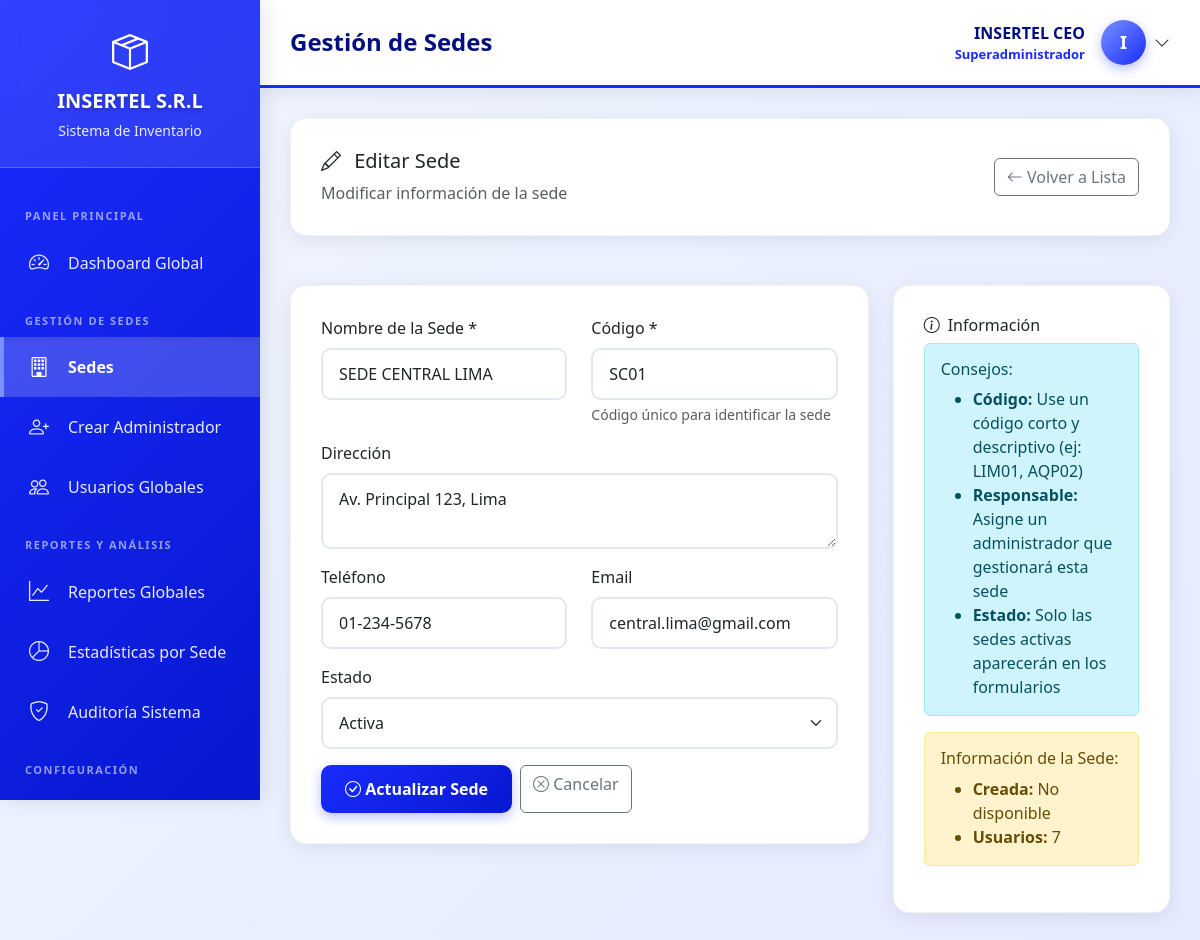
/views/superadmin/sedes.php?accion=editar&id=1 (signed in), run on the app's committed database.
### tables this page shows
CREATE TABLE `configuracion_sistema` (
  `id` int(11) NOT NULL,
  `clave` varchar(100) NOT NULL,
  `valor` text DEFAULT NULL,
  `descripcion` varchar(255) DEFAULT NULL,
  `tipo` enum('texto','numero','boolean','json') DEFAULT 'texto',
  `categoria` varchar(50) DEFAULT 'general',
  `updated_at` timestamp NOT NULL DEFAULT current_timestamp() ON UPDATE current_timestamp()
);

CREATE TABLE `usuarios` (
  `id` int(11) NOT NULL,
  `username` varchar(50) NOT NULL,
  `password` varchar(255) NOT NULL,
  `nombre_completo` varchar(150) NOT NULL,
  `email` varchar(100) DEFAULT NULL,
  `telefono` varchar(20) DEFAULT NULL,
  `imagen_perfil` varchar(255) DEFAULT NULL,
  `rol_id` int(11) NOT NULL,
  `sede_id` int(11) DEFAULT NULL,
  `estado` enum('activo','inactivo') DEFAULT 'activo',
  `ultimo_acceso` datetime DEFAULT NULL,
  `created_at` timestamp NOT NULL DEFAULT current_timestamp(),
  `updated_at` timestamp NOT NULL DEFAULT current_timestamp() ON UPDATE current_timestamp()
);

CREATE TABLE `sedes` (
  `id` int(11) NOT NULL,
  `nombre` varchar(100) NOT NULL,
  `codigo` varchar(20) DEFAULT NULL,
  `direccion` varchar(255) DEFAULT NULL,
  `telefono` varchar(20) DEFAULT NULL,
  `email` varchar(100) DEFAULT NULL,
  `responsable_id` int(11) DEFAULT NULL,
  `estado` enum('activa','inactiva') DEFAULT 'activa',
  `created_at` timestamp NOT NULL DEFAULT current_timestamp(),
  `updated_at` timestamp NOT NULL DEFAULT current_timestamp() ON UPDATE current_timestamp()
);

### views/superadmin/sedes.php (the view, shortened to what the rows shown need)
<?php
require_once '../../config/functions.php';
require_once '../../models/Sede.php';
$database = new Database();
$db = $database->getConnection();
$sedeModel = new Sede($db);
$userModel = new User($db);
$accion = $_GET['accion'] ?? 'listar';
$sede_id = $_GET['id'] ?? null;
$sedes = [];
$sede_actual = null;
if ($accion === 'listar' || $accion === 'crear') {
    $sedes = $sedeModel->obtenerTodas();
    $administradores = $userModel->obtenerAdministradoresDisponibles();
} elseif ($accion === 'editar' && $sede_id) {
    $sede_actual = $sedeModel->obtenerPorId($sede_id);
}
include '../layouts/header.php';
?>
<?php if ($accion === 'listar'): ?>
    <div class="row mb-4">
        <div class="col-12">
            <div class="content-card">
                <div class="d-flex justify-content-between align-items-center">
                    <div>
                        <h5><i class="bi bi-building me-2"></i>Gestión de Sedes</h5>
                        <p class="text-muted mb-0">Administrar todas las sedes del sistema</p>
                    </div>
                    <div class="d-flex gap-2">
                        <a href="?accion=crear" class="btn btn-primary">
                            <i class="bi bi-plus-circle"></i> Nueva Sede
                        </a>
                        <a href="dashboard.php" class="btn btn-outline-secondary">
                            <i class="bi bi-arrow-left"></i> Volver
                        </a>
                    </div>
                </div>
            </div>
        </div>
    </div>
    <div class="row">
        <div class="col-12">
            <div class="content-card">
                <div class="table-responsive">
                    <table class="table table-hover">
                        <thead>
                            <tr>
                                <th>Sede</th>
                                <th>Código</th>
                                <th>Responsable</th>
                                <th>Contacto</th>
                                <th>Usuarios</th>
                                <th>Estado</th>
                                <th>Acciones</th>
                            </tr>
                        </thead>
                        <tbody>
                            <?php foreach ($sedes as $sede): ?>
                                <tr>
                                    <td>
                                        <div>
                                            <strong><?php echo $sede['nombre']; ?></strong>
                                            <?php if ($sede['direccion']): ?>
                                                <br><small class="text-muted"><?php echo $sede['direccion']; ?></small>
                                            <?php endif; ?>
                                        </div>
                                    </td>
                                    <td><code><?php echo $sede['codigo']; ?></code></td>
                                    <td>
                                        <?php if ($sede['responsable_nombre']): ?>
                                            <div>
                                                <strong><?php echo $sede['responsable_nombre']; ?></strong>
                                                <br><small class="text-muted">Administrador</small>
                                            </div>
                                        <?php else: ?>
                                            <span class="text-muted">Sin asignar</span>
                                        <?php endif; ?>
                                    </td>
                                    <td>
                                        <?php if ($sede['telefono'] || $sede['email']): ?>
                                            <?php if ($sede['telefono']): ?>
                                                <div><i class="bi bi-telephone me-1"></i><?php echo $sede['telefono']; ?></div>
                                            <?php endif; ?>
                                            <?php if ($sede['email']): ?>
                                                <div><i class="bi bi-envelope me-1"></i><?php echo $sede['email']; ?></div>
                                            <?php endif; ?>
                                        <?php else: ?>
                                            <span class="text-muted">No disponible</span>
                                        <?php endif; ?>
                                    </td>
                                    <td>
                                        <span class="badge bg-primary"><?php echo $sede['total_usuarios']; ?></span>
                                    </td>
                                    <td>
                                        <span class="badge <?php echo $sede['estado'] === 'activa' ? 'bg-success' : 'bg-secondary'; ?>">
                                            <?php echo ucfirst($sede['estado']); ?>
                                        </span>
                                    </td>
                                    <td>
                                        <div class="btn-group btn-group-sm">
                                            <a href="sede_detalle.php?id=<?php echo $sede['id']; ?>"
                                                class="btn btn-outline-info" title="Ver Detalle">
                                                <i class="bi bi-eye"></i>
                                            </a>
                                            <button type="button" class="btn btn-outline-primary" onclick="abrirModalAsignar(<?php echo $sede['id']; ?>, '<?php echo htmlspecialchars($sede['nombre'], ENT_QUOTES); ?>', <?php echo $sede['responsable_id'] ?? 'null'; ?>)" title="Asignar Administrador"><i class="bi bi-person-check"></i></button>
                                            <a href="?accion=editar&id=<?php echo $sede['id']; ?>"
                                                class="btn btn-outline-warning" title="Editar">
                                                <i class="bi bi-pencil"></i>
                                            </a>
                                            <button class="btn btn-outline-danger"
                                                onclick="abrirModalEliminar(<?php echo $sede['id']; ?>, '<?php echo htmlspecialchars($sede['nombre']); ?>')"
                                                title="Eliminar">
                                                <i class="bi bi-trash"></i>
                                            </button>
                                        </div>
                                    </td>
                                </tr>
                            <?php endforeach; ?>
                        </tbody>
                    </table>
                </div>
            </div>
        </div>
    </div>
<?php elseif ($accion === 'crear' || $accion === 'editar'): ?>
    <div class="row mb-4">
        <div class="col-12">
            <div class="content-card">
                <div class="d-flex justify-content-between align-items-center">
                    <div>
                        <h5><i class="bi bi-<?php echo $accion === 'crear' ? 'plus-circle' : 'pencil'; ?> me-2"></i>
                            <?php echo $accion === 'crear' ? 'Nueva Sede' : 'Editar Sede'; ?>
                        </h5>
                        <p class="text-muted mb-0">
                            <?php echo $accion === 'crear' ? 'Crear una nueva sede en el sistema' : 'Modificar información de la sede'; ?>
                        </p>
                    </div>
                    <a href="?accion=listar" class="btn btn-outline-secondary">
                        <i class="bi bi-arrow-left"></i> Volver a Lista
                    </a>
                </div>
            </div>
        </div>
    </div>
    <div class="row">
        <div class="col-md-8">
            <div class="content-card">
                <form method="POST">
                    <div class="row">
                        <div class="col-md-6 mb-3">
                            <label class="form-label">Nombre de la Sede *</label>
                            <input type="text" class="form-control" name="nombre"
                                value="<?php echo $sede_actual['nombre'] ?? ''; ?>" required>
                        </div>
                        <div class="col-md-6 mb-3">
                            <label class="form-label">Código *</label>
                            <input type="text" class="form-control" name="codigo"
                                value="<?php echo $sede_actual['codigo'] ?? ''; ?>"
                                style="text-transform: uppercase;" required>
                            <div class="form-text">Código único para identificar la sede</div>
                        </div>
                    </div>
                    <div class="mb-3">
                        <label class="form-label">Dirección</label>
                        <textarea class="form-control" name="direccion" rows="2"><?php echo $sede_actual['direccion'] ?? ''; ?></textarea>
                    </div>
                    <div class="row">
                        <div class="col-md-6 mb-3">
                            <label class="form-label">Teléfono</label>
                            <input type="text" class="form-control" name="telefono"
                                value="<?php echo $sede_actual['telefono'] ?? ''; ?>">
                        </div>
                        <div class="col-md-6 mb-3">
                            <label class="form-label">Email</label>
                            <input type="email" class="form-control" name="email"
                                value="<?php echo $sede_actual['email'] ?? ''; ?>">
                        </div>
                    </div>
                    <div class="row">
                        <div class="col-md-12 mb-3">
                            <label class="form-label">Estado</label>
                            <select class="form-select" name="estado" required>
                                <option value="activa" <?php echo (isset($sede_actual['estado']) && $sede_actual['estado'] === 'activa') ? 'selected' : ''; ?>>
                                    Activa
                                </option>
                            </select>
                        </div>
                    </div>
                    <div class="d-flex gap-2">
                        <button type="submit" class="btn btn-primary">
                            <i class="bi bi-check-circle"></i>
                            <?php echo $accion === 'crear' ? 'Crear Sede' : 'Actualizar Sede'; ?>
                        </button>
                        <a href="?accion=listar" class="btn btn-outline-secondary">
                            <i class="bi bi-x-circle"></i> Cancelar
                        </a>
                    </div>
                </form>
            </div>
        </div>
        <div class="col-md-4">
            <div class="content-card">
                <h6><i class="bi bi-info-circle me-2"></i>Información</h6>
                <div class="alert alert-info">
                    <h6>Consejos:</h6>
                    <ul class="mb-0">
                        <li><strong>Código:</strong> Use un código corto y descriptivo (ej: LIM01, AQP02)</li>
                        <li><strong>Responsable:</strong> Asigne un administrador que gestionará esta sede</li>
                        <li><strong>Estado:</strong> Solo las sedes activas aparecerán en los formularios</li>
                    </ul>
                </div>
                <?php if ($accion === 'editar' && $sede_actual): ?>
                    <div class="alert alert-warning">
                        <h6>Información de la Sede:</h6>
                        <ul class="mb-0">
                            <li><strong>Creada:</strong> <?php echo isset($sede_actual['fecha_creacion']) ? formatearFecha($sede_actual['fecha_creacion']) : 'No disponible'; ?></li>
                            <li><strong>Usuarios:</strong> <?php echo $sede_actual['total_usuarios'] ?? 0; ?></li>
                        </ul>
                    </div>
                <?php endif; ?>
            </div>
        </div>
    </div>
<?php endif; ?>
<?php include '../layouts/footer.php'; ?>

### views/layouts/header.php (shortened to what the rows shown need)
<?php
$nombre_empresa = obtenerNombreEmpresa();
?>
<!DOCTYPE html>
<html lang="es">
<head>
    <link href="https://cdn.jsdelivr.net/npm/bootstrap@5.3.0/dist/css/bootstrap.min.css" rel="stylesheet">
    <link rel="stylesheet" href="https://cdn.jsdelivr.net/npm/bootstrap-icons@1.11.0/font/bootstrap-icons.css">
</head>
<body>
    <div class="sidebar">
        <div class="sidebar-header">
            <i class="bi bi-box-seam" style="font-size: 36px;"></i>
            <h4><?php echo $nombre_empresa; ?></h4>
            <small>Sistema de Inventario</small>
        </div>
    </div>
    <div class="main-content">
        <div class="content-area">

### data on the page
configuracion_sistema: valor "INSERTEL S.R.L"
usuarios: nombre "SEDE CENTRAL LIMA", codigo "SC01", direccion "Av. Principal 123, Lima", telefono "01-234-5678", email "central.lima@gmail.com"
sedes: estado "Activa"

### other printed values
$page_title "Gestión de Sedes"
$_SESSION['nombre_completo'] "INSERTEL CEO"
$_SESSION['rol_nombre'] "Superadministrador"
substr($_SESSION['nombre_completo'], 0, 1) "I"
$sede_actual['total_usuarios'] "7"
